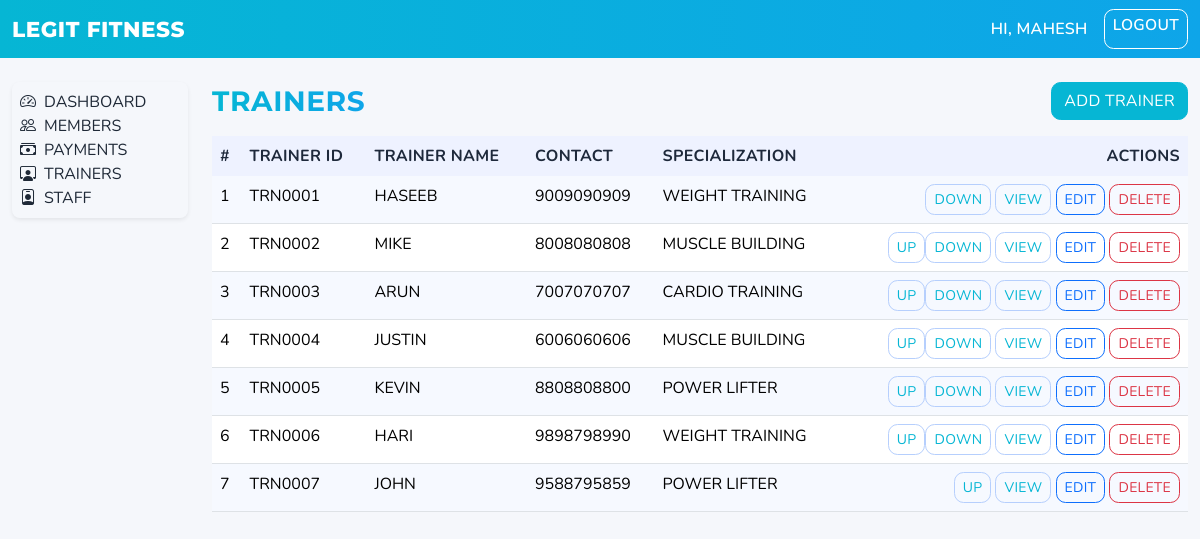
The app's page /trainers/ (signed in) with its own data.
### trainers/models.py (models this page shows, shortened)
class Trainer(models.Model):
    employee_id = models.CharField(max_length=20, null=True, blank=True)
    first_name = models.CharField(max_length=100)
    last_name = models.CharField(max_length=100, blank=True)
    address = models.TextField(blank=True)
    contact = models.CharField(max_length=20, blank=True)
    specialization = models.CharField(max_length=100, blank=True)
    date_of_joining = models.DateField()
    position = models.PositiveIntegerField(default=0, db_index=True)
    class Meta:
        ordering = ["position", "first_name", "last_name"]
        constraints = [
            models.UniqueConstraint(
                fields=["employee_id"],
                name="unique_trainer_employee_id_when_set",
                condition=Q(employee_id__isnull=False) & ~Q(employee_id=""),
            )
        ]

### trainers/views.py (the view)
# urls.py: path("", TrainerListView.as_view(), name="list"),
class TrainerListView(LoginRequiredMixin, ListView):
    model = Trainer
    context_object_name = "trainers"
    template_name = "trainers/list.html"

### templates/trainers/list.html (shortened to what this page needs)
{% extends 'base.html' %}
{% block body_class %}theme-trainers{% endblock %}
{% block content %}
  <div class="d-flex justify-content-between align-items-center mb-3">
    <h3 class="mb-0 text-uppercase page-title">Trainers</h3>
    <a href="{% url 'trainers:create' %}" class="btn btn-primary">Add Trainer</a>
  </div>
  <div class="table-responsive">
    <table class="table table-striped text-uppercase">
      <thead>
        <tr>
          <th>#</th>
          <th>Trainer ID</th>
          <th>Trainer Name</th>
          <th>Contact</th>
          <th>Specialization</th>
          <th class="text-end">Actions</th>
        </tr>
      </thead>
      <tbody>
        {% for t in trainers %}
        <tr>
          <td>{{ forloop.counter }}</td>
          <td>{{ t.employee_id }}</td>
          <td>{{ t.first_name }} {{ t.last_name }}</td>
          <td>{{ t.contact }}</td>
          <td>{{ t.specialization }}</td>
          <td class="text-end">
            <div class="btn-group" role="group" aria-label="Reorder">
              {% if not forloop.first %}
              <form action="{% url 'trainers:move_up' t.pk %}" method="post" class="d-inline">
                <button type="submit" class="btn btn-sm btn-outline-secondary">Up</button>
              </form>
              {% endif %}
              {% if not forloop.last %}
              <form action="{% url 'trainers:move_down' t.pk %}" method="post" class="d-inline">
                <button type="submit" class="btn btn-sm btn-outline-secondary">Down</button>
              </form>
              {% endif %}
            </div>
            <a class="btn btn-sm btn-outline-secondary" href="{% url 'trainers:detail' t.pk %}">View</a>
            <a class="btn btn-sm btn-outline-primary" href="{% url 'trainers:edit' t.pk %}">Edit</a>
            <a class="btn btn-sm btn-outline-danger" href="{% url 'trainers:delete' t.pk %}">Delete</a>
          </td>
        </tr>
        {% empty %}
        <tr>
          <td colspan="6" class="text-center">No trainers yet.</td>
        </tr>
        {% endfor %}
      </tbody>
    </table>
  </div>
{% endblock %}

### templates/base.html (shortened to what this page needs)
<!DOCTYPE html>
<html lang="en">
<head>
  {% load static %}
  <link rel="stylesheet" href="https://cdn.jsdelivr.net/npm/bootstrap@5.3.2/dist/css/bootstrap.min.css">
  <link rel="stylesheet" href="https://cdn.jsdelivr.net/npm/bootstrap-icons@1.11.3/font/bootstrap-icons.css">
  <link rel="stylesheet" href="{% static 'css/theme.css' %}">
</head>
<body class="{% block body_class %}{% endblock %}">
<nav class="navbar navbar-expand-lg navbar-dark bg-dark mb-4 text-uppercase" aria-label="Main navigation">
  <div class="container-fluid">
    <a class="navbar-brand" href="/">Legit Fitness</a>
    <div class="d-flex">
      {% if user.is_authenticated %}
        <span class="navbar-text me-3" aria-label="Signed in user">Hi, {{ user.get_username }}</span>
        <a class="btn btn-outline-light btn-sm" href="{% url 'logout' %}" aria-label="Logout">Logout</a>
      {% else %}
        <a class="btn btn-outline-light btn-sm" href="{% url 'login' %}" aria-label="Login">Login</a>
      {% endif %}
    </div>
  </div>
</nav>
<div class="container-fluid">
  <div class="row">
    {% if user.is_authenticated %}
    <aside class="col-12 col-md-3 col-lg-2 mb-3">
      <div class="lf-sidebar rounded-3 shadow-sm p-2 text-uppercase" role="navigation" aria-label="Sidebar navigation">
        <a class="list-group-item list-group-item-action d-flex align-items-center gap-2" href="{% url 'home' %}" aria-label="Dashboard"><i class="bi bi-speedometer2" aria-hidden="true"></i><span>Dashboard</span></a>
        <a class="list-group-item list-group-item-action d-flex align-items-center gap-2" href="{% url 'members:list' %}" aria-label="Members"><i class="bi bi-people" aria-hidden="true"></i><span>Members</span></a>
        <a class="list-group-item list-group-item-action d-flex align-items-center gap-2" href="{% url 'fees:list' %}" aria-label="Payments"><i class="bi bi-cash-stack" aria-hidden="true"></i><span>Payments</span></a>
        <a class="list-group-item list-group-item-action d-flex align-items-center gap-2" href="{% url 'trainers:list' %}" aria-label="Trainers"><i class="bi bi-person-workspace" aria-hidden="true"></i><span>Trainers</span></a>
        <a class="list-group-item list-group-item-action d-flex align-items-center gap-2" href="{% url 'staff:list' %}" aria-label="Staff"><i class="bi bi-person-badge" aria-hidden="true"></i><span>Staff</span></a>
      </div>
    </aside>
    <main class="col-12 col-md-9 col-lg-10">
    {% else %}
    <main class="col-12">
    {% endif %}
      {% block content %}{% endblock %}
    </main>
  </div>
</div>
</body>
</html>

### static/css/theme.css (style rules this page uses)
:root { --lf-primary:#0d6efd; --lf-primary-2:#5aa6ff; --lf-success:#20c997; --lf-purple:#6f42c1; --lf-bg:#f5f7fb; --lf-card:#ffffff; --lf-text:#1f2937; }
body.theme-trainers { --lf-primary:#06b6d4; --lf-purple:#0ea5e9; }
html,body { background:var(--lf-bg); font-family: 'Nunito', system-ui, -apple-system, Segoe UI, Roboto, 'Helvetica Neue', Arial, 'Noto Sans', 'Liberation Sans', sans-serif; color: var(--lf-text); text-transform:uppercase }
h1,h2,h3,h4,h5,h6 { font-weight:700; font-family: 'Montserrat', 'Nunito', sans-serif; text-transform:uppercase }
.page-title { background: linear-gradient(90deg, var(--lf-primary) 0%, var(--lf-purple) 100%); -webkit-background-clip: text; background-clip: text; color: var(--lf-primary); -webkit-text-fill-color: transparent; display: inline-block; letter-spacing: .6px; }
.navbar { background: linear-gradient(90deg, var(--lf-primary) 0%, var(--lf-purple) 100%) !important; }
.navbar .navbar-brand,.navbar .navbar-text { color:#fff !important }
.navbar .btn { border-color:#fff;color:#fff }
.navbar .navbar-brand { font-family:'Montserrat','Nunito',sans-serif;font-weight:800;font-size:1.35rem;letter-spacing:.5px;text-transform:uppercase }
.navbar .navbar-text { font-size:1rem;font-weight:600;text-transform:uppercase;letter-spacing:.3px }
.navbar .btn { font-size:.975rem;font-weight:600;text-transform:uppercase;letter-spacing:.3px }
.btn-primary { background:var(--lf-primary);border-color:var(--lf-primary) }
.btn-outline-secondary { color:var(--lf-primary);border-color:#b6cffd }
.btn, .form-control, .form-select { border-radius: .6rem; }
.btn { text-transform:uppercase; letter-spacing:.3px }
.table thead th { background:#eef2ff;border-bottom:0;color:#1e293b;text-transform:uppercase;letter-spacing:.3px }
.table { --bs-table-striped-bg:#f6f9ff }

### records on screen
Trainer: employee_id "TRN0001", first_name "HASEEB", contact "9009090909", specialization "WEIGHT TRAINING", shows "DOWN"
Trainer: employee_id "TRN0002", first_name "MIKE", contact "8008080808", specialization "MUSCLE BUILDING", shows "UP", shows "DOWN"
Trainer: employee_id "TRN0003", first_name "ARUN", contact "7007070707", specialization "CARDIO TRAINING", shows "UP", shows "DOWN"
Trainer: employee_id "TRN0004", first_name "JUSTIN", contact "6006060606", specialization "MUSCLE BUILDING", shows "UP", shows "DOWN"
Trainer: employee_id "TRN0005", first_name "KEVIN", contact "8808808800", specialization "POWER LIFTER", shows "UP", shows "DOWN"
Trainer: employee_id "TRN0006", first_name "HARI", contact "9898798990", specialization "WEIGHT TRAINING", shows "UP", shows "DOWN"
Trainer: employee_id "TRN0007", first_name "JOHN", contact "9588795859", specialization "POWER LIFTER", shows "UP"

### other values on screen
{{ user.get_username }} "MAHESH"
